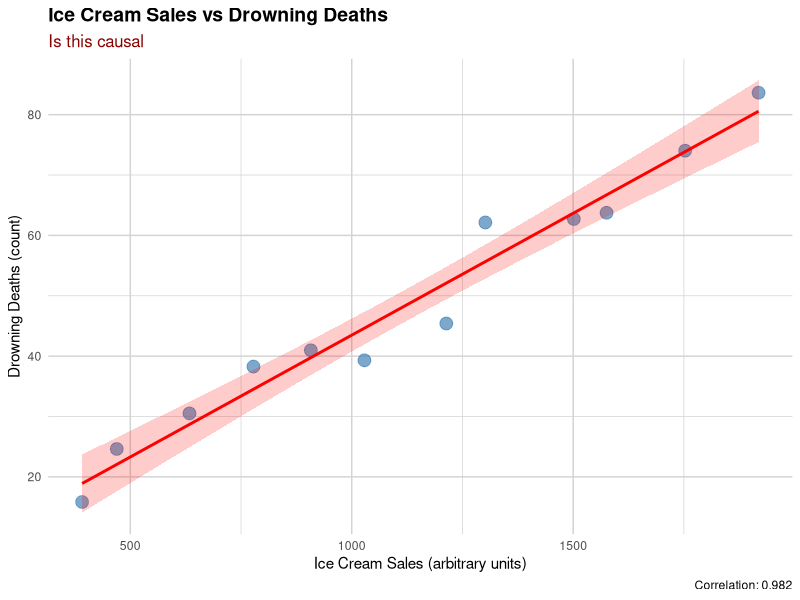

Source code (R):
## ---- chunk 1

#| out-width: 12in
#| out-height: 3.5in

# Demonstrating Confounding: Ice Cream Sales vs Drowning Deaths
# A classic example showing how correlation does not imply causation

# Load required libraries
library(tidyverse)
library(ggplot2)
library(corrplot)

# Create synthetic data based on realistic patterns
set.seed(42)

# Temperature is the confounder (in Celsius)
temperature <- seq(5, 35, length.out = 12)  # Monthly temperatures

# Ice cream sales increase with temperature
ice_cream_sales <- 100 + 50 * temperature + rnorm(12, 0, 30)
ice_cream_sales <- pmax(ice_cream_sales, 0)  # Ensure non-negative

# Drowning deaths increase with temperature (people swim more)
drowning_deaths <- 10 + 2 * temperature + rnorm(12, 0, 3)

# Create a data frame
data <- tibble(
  month = month.abb,
  temperature = temperature,
  ice_cream_sales = ice_cream_sales,
  drowning_deaths = drowning_deaths
)

# Create scatter plot showing the correlation
scatter_plot <- data %>%
  ggplot(aes(x = ice_cream_sales, y = drowning_deaths)) +
  geom_point(size = 4, color = "steelblue", alpha = 0.7) +
  geom_smooth(method = "lm", se = TRUE, color = "red", fill = "red", alpha = 0.2) +
  labs(
    title = "Ice Cream Sales vs Drowning Deaths",
    subtitle = "Is this causal",
    x = "Ice Cream Sales (arbitrary units)",
    y = "Drowning Deaths (count)",
    caption = paste("Correlation:", round(cor(data$ice_cream_sales, data$drowning_deaths), 3))
  ) +
  theme_minimal() +
  theme(
    plot.title = element_text(face = "bold", size = 14),
    plot.subtitle = element_text(size = 12, color = "darkred"),
    panel.grid = element_line(color = "lightgray")
  )

print(scatter_plot)
